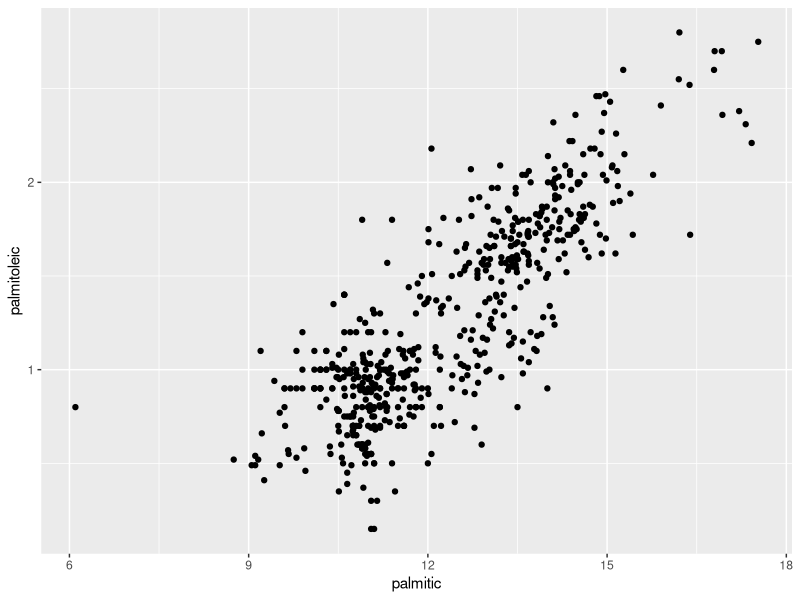
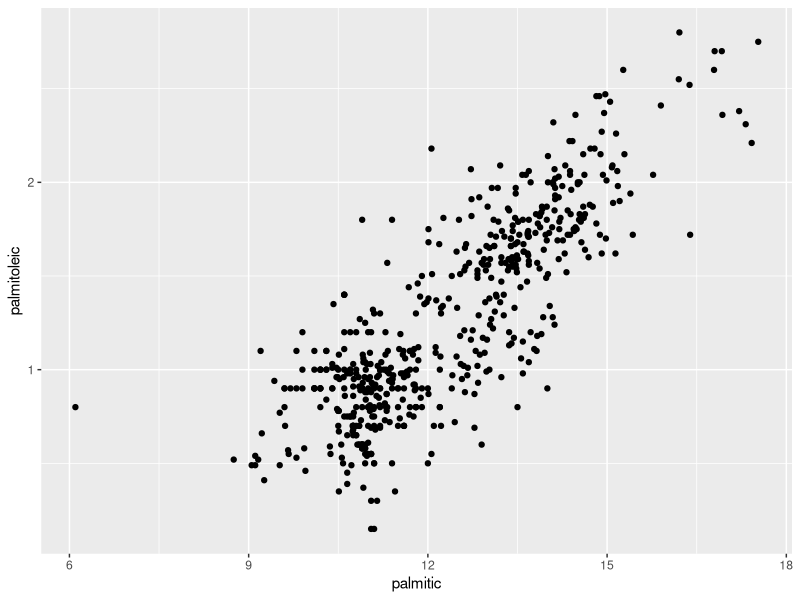
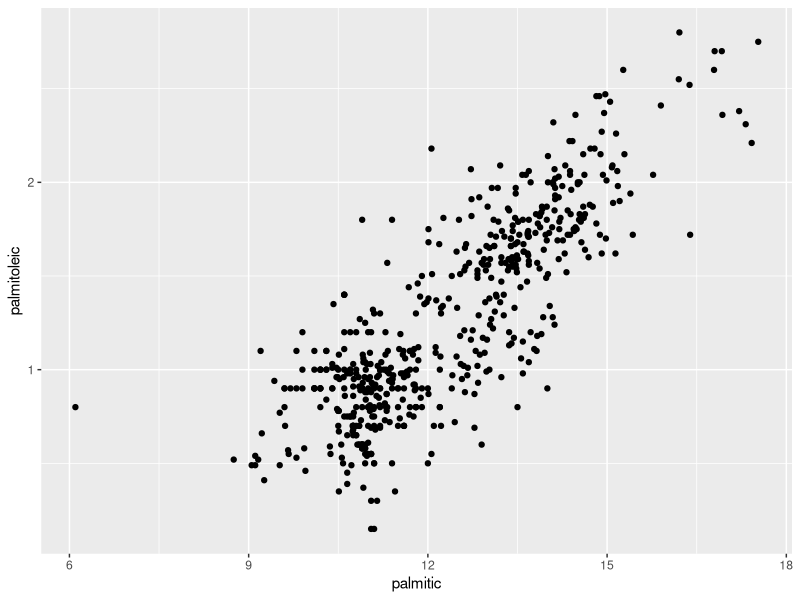

Source code (R) for these figures, in order: (Note: this script raises an error after producing the figures.)
## ---- chunk 1
knitr::opts_chunk$set(echo = TRUE, 
                      fig.width = 3.5)
## ---- chunk 2
library(ggplot2)
library(tidyverse)
## ---- chunk 3
data_olive <- dslabs::olive
data_olive
## ---- chunk 4
ggplot(data = data_olive, mapping = aes(x = palmitic, y = palmitoleic)) + geom_point()

# We could move the mapping to the geom object
ggplot(data = data_olive) + geom_point(mapping = aes(x = palmitic, y = palmitoleic))

# We can also pipe a dataset into the ggplot call
data_olive %>% # pipe
  ggplot(aes(palmitic, palmitoleic)) + # + sign
  geom_point()
## ---- chunk 5
knitr::include_graphics(path = "../figures/ggplot2-template.png")
## ---- chunk 6
# I will use mpg for the rest of the tutorial
mpg %>% 
  ggplot(aes(hwy, displ)) + 
  geom_point()

mpg %>% 
  ggplot(aes(hwy, displ)) + 
  geom_jitter(width = 0.5, height = 0.5)

mpg %>% 
  ggplot(aes(hwy, displ)) + 
  geom_point(position = position_jitter(width = 0.5, height = 0.5, seed = 1388))
## ---- chunk 7
mpg %>% 
  ggplot(aes(hwy, displ)) + 
  geom_point() + 
  geom_rug()
## ---- chunk 8
mpg %>% 
  ggplot(aes(hwy, displ)) + 
  geom_point() + 
  geom_rug() + 
  geom_smooth()

mpg %>% 
  ggplot(aes(hwy, displ)) + 
  geom_point() + 
  geom_rug() + 
  geom_smooth(method = "lm")

mpg %>% 
  ggplot(aes(hwy, displ)) + 
  geom_point() + 
  geom_rug() + 
  geom_smooth(method = "lm", se = FALSE)
## ---- chunk 9
mpg %>% 
  ggplot(aes(hwy, displ)) + 
  geom_text(aes(label = model))

mpg %>% 
  ggplot(aes(hwy, displ)) + 
  geom_text(aes(label = model), size = 2.5, check_overlap = TRUE)
## ---- chunk 10
mpg_filter <- mpg %>% filter(cyl == 4)
## ---- chunk 11
mpg %>% 
  ggplot(aes(hwy, displ)) + 
  geom_text(data = mpg_filter, aes(label = model), size = 2.5, check_overlap = TRUE)

mpg %>% 
  ggplot(aes(hwy, displ)) + 
  geom_text(data = . %>% filter(cyl == 4), aes(label = model), size = 2.5, check_overlap = TRUE)
## ---- chunk 12
mpg %>% 
  ggplot(aes(x = factor(cyl), y = displ)) + 
  geom_boxplot()

mpg %>% 
  ggplot(aes(x = factor(cyl), y = displ)) + 
  geom_violin()

mpg %>% 
  ggplot(aes(x = factor(cyl), y = displ)) + 
  geom_point(position = position_jitter(width = 0.2)) + 
  geom_boxplot(alpha = 0.4)
## ---- chunk 13
mpg %>% 
  ggplot(aes(manufacturer)) + 
  geom_bar()

mpg %>% 
  count(manufacturer) %>% 
  ggplot(aes(manufacturer, n)) + 
  geom_col()
## ---- chunk 14
fit <- lm(displ ~ hwy + year + cyl + drv, data = mpg) %>% broom::tidy(conf.int = TRUE)
## ---- chunk 15
fit %>% 
  filter(term != "(Intercept)") %>% 
  ggplot(aes(x = term, y = estimate, color = p.value)) + 
  geom_hline(yintercept = 0, linetype = "dashed", color = "grey20") + 
  geom_pointrange(aes(ymin = conf.low, ymax = conf.high)) + 
  scale_color_distiller(palette = "Reds") + 
  coord_flip()
## ---- chunk 16
RColorBrewer::display.brewer.all()
## ---- chunk 17
fit %>% 
  filter(term != "(Intercept)") %>% 
  ggplot(aes(x = term, y = estimate)) + 
  geom_hline(yintercept = 0, linetype = "dashed", color = "grey20") + 
  geom_pointrange(aes(ymin = conf.low, ymax = conf.high)) + 
  coord_flip()
## ---- chunk 18
mpg %>% 
  ggplot(aes(hwy, displ)) + 
  geom_point() + 
  facet_wrap(~ cyl)
## ---- chunk 19
fit %>% 
  filter(term != "(Intercept)") %>% 
  ggplot(aes(x = term, y = estimate, color = p.value)) + 
  geom_hline(yintercept = 0, linetype = "dashed", color = "grey20") + 
  geom_pointrange(aes(ymin = conf.low, ymax = conf.high)) + 
  scale_color_distiller(palette = "Reds") + 
  coord_flip() + 
  theme_minimal() + 
  theme(axis.line = element_line())

fit %>% 
  filter(term != "(Intercept)") %>% 
  ggplot(aes(x = term, y = estimate, color = p.value)) + 
  geom_hline(yintercept = 0, linetype = "dashed", color = "grey20") + 
  geom_pointrange(aes(ymin = conf.low, ymax = conf.high)) + 
  scale_color_distiller(palette = "Reds") + 
  coord_flip() + 
  ggthemes::theme_fivethirtyeight()

fit %>% 
  filter(term != "(Intercept)") %>% 
  ggplot(aes(x = term, y = estimate, color = p.value)) + 
  geom_hline(yintercept = 0, linetype = "dashed", color = "grey20") + 
  geom_pointrange(aes(ymin = conf.low, ymax = conf.high)) + 
  scale_color_distiller(palette = "Reds") + 
  coord_flip() + 
  ggthemes::theme_excel()

fit %>% 
  filter(term != "(Intercept)") %>% 
  ggplot(aes(x = term, y = estimate, color = p.value)) + 
  geom_hline(yintercept = 0, linetype = "dashed", color = "grey20") + 
  geom_pointrange(aes(ymin = conf.low, ymax = conf.high)) + 
  scale_color_distiller(palette = "Reds") + 
  coord_flip() + 
  ggthemes::theme_stata()
## ---- chunk 20
fit %>% 
  filter(term != "(Intercept)") %>% 
  ggplot(aes(x = term, y = estimate, color = p.value)) + 
  geom_hline(yintercept = 0, linetype = "dashed", color = "grey20") + 
  geom_pointrange(aes(ymin = conf.low, ymax = conf.high)) + 
  scale_color_distiller(palette = "Reds") + 
  coord_flip() + 
  theme_classic() + 
  labs(y = "Estimate (95 % CI)", x = NULL, color = "P value")
## ---- chunk 21
fit %>% 
  filter(term != "(Intercept)") %>% 
  ggplot(aes(x = term, y = estimate, color = p.value)) + 
  geom_hline(yintercept = 0, linetype = "dashed", color = "grey20") + 
  geom_pointrange(aes(ymin = conf.low, ymax = conf.high)) + 
  scale_color_distiller(palette = "Reds") + 
  coord_flip() + 
  theme_classic() + 
  labs(y = "Estimate (95 % CI)", x = NULL, color = "P value") + 
  theme(legend.position = "bottom")
## ---- chunk 22
fit %>% 
  filter(term != "(Intercept)") %>% 
  ggplot(aes(x = term, y = estimate, color = p.value)) + 
  geom_hline(yintercept = 0, linetype = "dashed", color = "grey20") + 
  geom_pointrange(aes(ymin = conf.low, ymax = conf.high)) + 
  scale_color_distiller(palette = "Reds") + 
  coord_flip() + 
  theme_classic() + 
  labs(y = "Estimate (95 % CI)", x = NULL, color = "P value") + 
  theme(legend.position = "bottom")

ggsave(filename = "../figures/fancy-plot.png", width = 3, height = 2.5, dpi = 500)
ggsave(filename = "../figures/fancy-plot.pdf", width = 3, height = 2.5)
